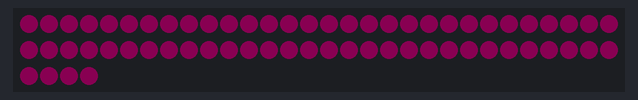
Simulated run of this sketch. Board: Arduino Uno, built with avr-gcc and run on an emulated ATmega328P. Parts: 64 RGB LEDs in strip order, left to right, continuing on the next row. Dim RGB values are drawn brighter than linear.

Above: at 0.1 s.

The sketch:

colour_matrix.ino
```cpp
#include <Adafruit_NeoPixel.h>

#define PIN 8
#define NUMPIXELS 64

Adafruit_NeoPixel strip(NUMPIXELS, PIN, NEO_GRB + NEO_KHZ800);

void setup() {
  strip.begin();
  strip.setBrightness(10);
  strip.show();
}


void loop() {
  for (int i = 0; i < NUMPIXELS; i++) {
    strip.setPixelColor(i, strip.Color(255, 19, 159));
  }
  strip.show();
  delay(500);
}
```
